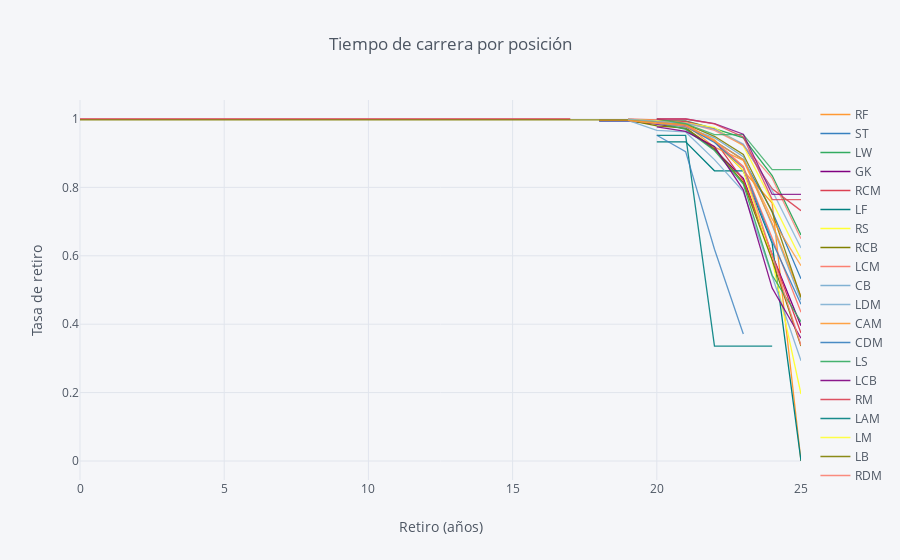

Notebook code for this chart:
### Code cell
rates=survival(data, 'Position', 'Expire', 'Retirement')
rates.iplot(kind='line', xTitle='Retiro (años)', 
            yTitle='Tasa de retiro', title='Tiempo de carrera por posición')

### Figure 1 — Plotly figure (JSON) as saved in the notebook; plotly's stock layout.template omitted (floating-point values rounded to 4 significant figures)
{"data": [{"line": {"color": "rgba(255, 153, 51, 1.0)", "dash": "solid", "shape": "linear", "width": 1.3}, "mode": "lines", "name": "RF", "text": "", "type": "scatter", "uid": "f75f016c-1866-4aa9-b224-1f39a086fa5b", "x": [0, 17, 18, 19, 20, 21, 22, 23, 24, 25], "y": [1, "", "", "", 1, "", 0.9333, 0.8485, 0.7542, 0]}, {"line": {"color": "rgba(55, 128, 191, 1.0)", "dash": "solid", "shape": "linear", "width": 1.3}, "mode": "lines", "name": "ST", "text": "", "type": "scatter", "uid": "3afb05be-d2c7-4eb5-8de1-c79a9a6af0dc", "x": [0, 17, 18, 19, 20, 21, 22, 23, 24, 25], "y": [0.9941, "", 0.9941, 0.9941, 0.9862, 0.9769, 0.9357, 0.8811, 0.7302, 0.5326]}, {"line": {"color": "rgba(50, 171, 96, 1.0)", "dash": "solid", "shape": "linear", "width": 1.3}, "mode": "lines", "name": "LW", "text": "", "type": "scatter", "uid": "382abd0f-5aac-4148-99e5-8e04c9a928dd", "x": [0, 17, 18, 19, 20, 21, 22, 23, 24, 25], "y": [0.9974, "", 0.9974, "", 0.9947, 0.9947, 0.9722, 0.9452, 0.8348, 0.6609]}, {"line": {"color": "rgba(128, 0, 128, 1.0)", "dash": "solid", "shape": "linear", "width": 1.3}, "mode": "lines", "name": "GK", "text": "", "type": "scatter", "uid": "0cb4635b-ced1-4be0-821d-194dc7a04b8c", "x": [0, 17, 18, 19, 20, 21, 22, 23, 24, 25], "y": [0.9956, "", 0.9956, 0.9956, 0.985, 0.9725, 0.9106, 0.8262, 0.6028, 0.3956]}, {"line": {"color": "rgba(219, 64, 82, 1.0)", "dash": "solid", "shape": "linear", "width": 1.3}, "mode": "lines", "name": "RCM", "text": "", "type": "scatter", "uid": "cdfd4c63-21ae-45af-9353-a01cc91e385a", "x": [0, 17, 18, 19, 20, 21, 22, 23, 24, 25], "y": [1, 1, "", "", 0.9896, 0.9813, 0.938, 0.8202, 0.604, 0.3739]}, {"line": {"color": "rgba(0, 128, 128, 1.0)", "dash": "solid", "shape": "linear", "width": 1.3}, "mode": "lines", "name": "LF", "text": "", "type": "scatter", "uid": "5edc54f8-aa98-4e2b-a4d8-ae5f8f7ff7c2", "x": [0, 17, 18, 19, 20, 21, 22, 23, 24, 25], "y": [1, "", "", "", 0.9333, 0.9333, 0.8485, 0.8485, 0.6364, 0]}, {"line": {"color": "rgba(255, 255, 51, 1.0)", "dash": "solid", "shape": "linear", "width": 1.3}, "mode": "lines", "name": "RS", "text": "", "type": "scatter", "uid": "f5084e05-c6d8-4f54-a11d-80251f4cc174", "x": [0, 17, 18, 19, 20, 21, 22, 23, 24, 25], "y": [0.9951, "", "", "", 0.9901, 0.9744, 0.9396, 0.8494, 0.5872, 0.1957]}, {"line": {"color": "rgba(128, 128, 0, 1.0)", "dash": "solid", "shape": "linear", "width": 1.3}, "mode": "lines", "name": "RCB", "text": "", "type": "scatter", "uid": "3ca0cbbf-f9ea-4dcd-9742-5bad65894438", "x": [0, 17, 18, 19, 20, 21, 22, 23, 24, 25], "y": [0.997, "", "", 0.997, 0.9801, 0.9737, 0.9141, 0.8142, 0.5879, 0.3359]}, {"line": {"color": "rgba(251, 128, 114, 1.0)", "dash": "solid", "shape": "linear", "width": 1.3}, "mode": "lines", "name": "LCM", "text": "", "type": "scatter", "uid": "e9fea411-88c1-4dfe-a173-1f1e19290bd5", "x": [0, 17, 18, 19, 20, 21, 22, 23, 24, 25], "y": [1, "", "", 1, 0.9974, 0.9838, 0.9348, 0.8613, 0.652, 0.4346]}, {"line": {"color": "rgba(128, 177, 211, 1.0)", "dash": "solid", "shape": "linear", "width": 1.3}, "mode": "lines", "name": "CB", "text": "", "type": "scatter", "uid": "678c5822-a9f8-43db-9d10-398d7122da95", "x": [0, 17, 18, 19, 20, 21, 22, 23, 24, 25], "y": [0.9972, "", "", 0.9972, 0.9858, 0.9763, 0.945, 0.89, 0.6891, 0.4699]}, {"line": {"color": "rgba(128, 177, 211, 0.8999999999999999)", "dash": "solid", "shape": "linear", "width": 1.3}, "mode": "lines", "name": "LDM", "text": "", "type": "scatter", "uid": "10eaa693-245f-458e-8d7e-5fb39ad1175a", "x": [0, 17, 18, 19, 20, 21, 22, 23, 24, 25], "y": [0.9959, "", "", 0.9959, 0.9666, 0.9622, 0.8812, 0.7875, 0.5369, 0.2929]}, {"line": {"color": "rgba(255, 153, 51, 0.8999999999999999)", "dash": "solid", "shape": "linear", "width": 1.3}, "mode": "lines", "name": "CAM", "text": "", "type": "scatter", "uid": "178a9e33-e84a-4752-8d2c-28b2d884b403", "x": [0, 17, 18, 19, 20, 21, 22, 23, 24, 25], "y": [0.9958, "", 0.9958, 0.9958, 0.9874, 0.984, 0.9176, 0.8793, 0.6947, 0.481]}, {"line": {"color": "rgba(55, 128, 191, 0.8999999999999999)", "dash": "solid", "shape": "linear", "width": 1.3}, "mode": "lines", "name": "CDM", "text": "", "type": "scatter", "uid": "3c7e96b1-6d78-44c8-a145-924d0bc5636b", "x": [0, 17, 18, 19, 20, 21, 22, 23, 24, 25], "y": [0.9968, "", "", "", 0.9883, 0.9782, 0.9316, 0.8573, 0.6417, 0.4584]}, {"line": {"color": "rgba(50, 171, 96, 0.8999999999999999)", "dash": "solid", "shape": "linear", "width": 1.3}, "mode": "lines", "name": "LS", "text": "", "type": "scatter", "uid": "e0a8ae74-55ad-4df7-a5fe-1de764aa4327", "x": [0, 17, 18, 19, 20, 21, 22, 23, 24, 25], "y": [0.9952, "", "", "", 0.9903, 0.9696, 0.9076, 0.8101, 0.5432, 0.4074]}, {"line": {"color": "rgba(128, 0, 128, 0.8999999999999999)", "dash": "solid", "shape": "linear", "width": 1.3}, "mode": "lines", "name": "LCB", "text": "", "type": "scatter", "uid": "3c57204c-c85a-42bb-8cd3-5c28e5ea80ac", "x": [0, 17, 18, 19, 20, 21, 22, 23, 24, 25], "y": [0.9892, "", "", "", 0.9768, 0.9636, 0.9193, 0.7928, 0.5057, 0.3589]}, {"line": {"color": "rgba(219, 64, 82, 0.8999999999999999)", "dash": "solid", "shape": "linear", "width": 1.3}, "mode": "lines", "name": "RM", "text": "", "type": "scatter", "uid": "e5411f18-652d-4165-b9c8-9b21dcbaeb73", "x": [0, 17, 18, 19, 20, 21, 22, 23, 24, 25], "y": [0.9991, "", "", 0.9991, 0.9955, 0.9927, 0.9714, 0.9239, 0.7957, 0.7321]}, {"line": {"color": "rgba(0, 128, 128, 0.8999999999999999)", "dash": "solid", "shape": "linear", "width": 1.3}, "mode": "lines", "name": "LAM", "text": "", "type": "scatter", "uid": "5cb3a215-e167-4324-a8a1-5780dd06aba9", "x": [0, 17, 18, 19, 20, 21, 22, 23, 24, 25], "y": [1, "", "", "", 0.9524, 0.9524, 0.3361, 0.3361, 0.3361, ""]}, {"line": {"color": "rgba(255, 255, 51, 0.8999999999999999)", "dash": "solid", "shape": "linear", "width": 1.3}, "mode": "lines", "name": "LM", "text": "", "type": "scatter", "uid": "b6203f52-fe87-4f05-8f23-97218ca52898", "x": [0, 17, 18, 19, 20, 21, 22, 23, 24, 25], "y": [0.9991, "", "", 0.9991, 0.9954, 0.9886, 0.9747, 0.9215, 0.7585, 0.5899]}, {"line": {"color": "rgba(128, 128, 0, 0.8999999999999999)", "dash": "solid", "shape": "linear", "width": 1.3}, "mode": "lines", "name": "LB", "text": "", "type": "scatter", "uid": "c4bb1f92-7cc7-45ca-8174-313ffdfde294", "x": [0, 17, 18, 19, 20, 21, 22, 23, 24, 25], "y": [0.9977, 0.9977, 0.9977, 0.9977, 0.9924, 0.9851, 0.9494, 0.8967, 0.7272, 0.4782]}, {"line": {"color": "rgba(251, 128, 114, 0.8999999999999999)", "dash": "solid", "shape": "linear", "width": 1.3}, "mode": "lines", "name": "RDM", "text": "", "type": "scatter", "uid": "847e22c1-f361-4424-bfc7-d4d35263b22f", "x": [0, 17, 18, 19, 20, 21, 22, 23, 24, 25], "y": [0.996, "", "", "", 0.9879, 0.9794, 0.9384, 0.8591, 0.6014, 0.3383]}, {"line": {"color": "rgba(251, 128, 114, 0.7999999999999998)", "dash": "solid", "shape": "linear", "width": 1.3}, "mode": "lines", "name": "RW", "text": "", "type": "scatter", "uid": "b1f8136f-1581-4966-b71d-ac20e911fe66", "x": [0, 17, 18, 19, 20, 21, 22, 23, 24, 25], "y": [0.9946, "", "", "", 0.9919, 0.9889, 0.9665, 0.9233, 0.8271, 0.6499]}, {"line": {"color": "rgba(128, 177, 211, 0.7999999999999998)", "dash": "solid", "shape": "linear", "width": 1.3}, "mode": "lines", "name": "CM", "text": "", "type": "scatter", "uid": "47eb8849-0f69-4908-8697-5e5dc9d86161", "x": [0, 17, 18, 19, 20, 21, 22, 23, 24, 25], "y": [0.9993, "", "", 0.9993, 0.9942, 0.9873, 0.9708, 0.9268, 0.7905, 0.6231]}, {"line": {"color": "rgba(255, 153, 51, 0.7999999999999998)", "dash": "solid", "shape": "linear", "width": 1.3}, "mode": "lines", "name": "RB", "text": "", "type": "scatter", "uid": "e0a21191-3b3f-4060-8112-e5919899710c", "x": [0, 17, 18, 19, 20, 21, 22, 23, 24, 25], "y": [0.9961, "", "", 0.9961, 0.9883, 0.9841, 0.9354, 0.8815, 0.7072, 0.5712]}, {"line": {"color": "rgba(55, 128, 191, 0.7999999999999998)", "dash": "solid", "shape": "linear", "width": 1.3}, "mode": "lines", "name": "RAM", "text": "", "type": "scatter", "uid": "bead22f3-cf55-493d-a5d5-71c9987cb208", "x": [0, 17, 18, 19, 20, 21, 22, 23, 24, 25], "y": [1, "", "", "", 0.9524, 0.9048, 0.619, 0.3714, "", 0.1857]}, {"line": {"color": "rgba(50, 171, 96, 0.7999999999999998)", "dash": "solid", "shape": "linear", "width": 1.3}, "mode": "lines", "name": "CF", "text": "", "type": "scatter", "uid": "6b2d36b8-cf75-4237-be55-cfc816a967bb", "x": [0, 17, 18, 19, 20, 21, 22, 23, 24, 25], "y": [1, "", "", "", 1, 0.9861, 0.9543, 0.9543, 0.8521, 0.8521]}, {"line": {"color": "rgba(128, 0, 128, 0.7999999999999998)", "dash": "solid", "shape": "linear", "width": 1.3}, "mode": "lines", "name": "RWB", "text": "", "type": "scatter", "uid": "93373b5c-efea-487f-9cb4-7088114d2c90", "x": [0, 17, 18, 19, 20, 21, 22, 23, 24, 25], "y": [1, "", "", "", 1, 1, 0.9863, 0.9555, 0.7795, 0.7795]}, {"line": {"color": "rgba(219, 64, 82, 0.7999999999999998)", "dash": "solid", "shape": "linear", "width": 1.3}, "mode": "lines", "name": "LWB", "text": "", "type": "scatter", "uid": "dfa45775-810a-42b5-878d-f03d3e5f8e51", "x": [0, 17, 18, 19, 20, 21, 22, 23, 24, 25], "y": [1, "", "", "", 1, 1, 0.9855, 0.9476, 0.7642, 0.7642]}], "layout": {"legend": {"bgcolor": "#F5F6F9", "font": {"color": "#4D5663"}}, "paper_bgcolor": "#F5F6F9", "plot_bgcolor": "#F5F6F9", "title": {"font": {"color": "#4D5663"}, "text": "Tiempo de carrera por posición"}, "xaxis": {"gridcolor": "#E1E5ED", "showgrid": true, "tickfont": {"color": "#4D5663"}, "title": {"font": {"color": "#4D5663"}, "text": "Retiro (años)"}, "zerolinecolor": "#E1E5ED"}, "yaxis": {"gridcolor": "#E1E5ED", "showgrid": true, "tickfont": {"color": "#4D5663"}, "title": {"font": {"color": "#4D5663"}, "text": "Tasa de retiro"}, "zerolinecolor": "#E1E5ED"}}}
